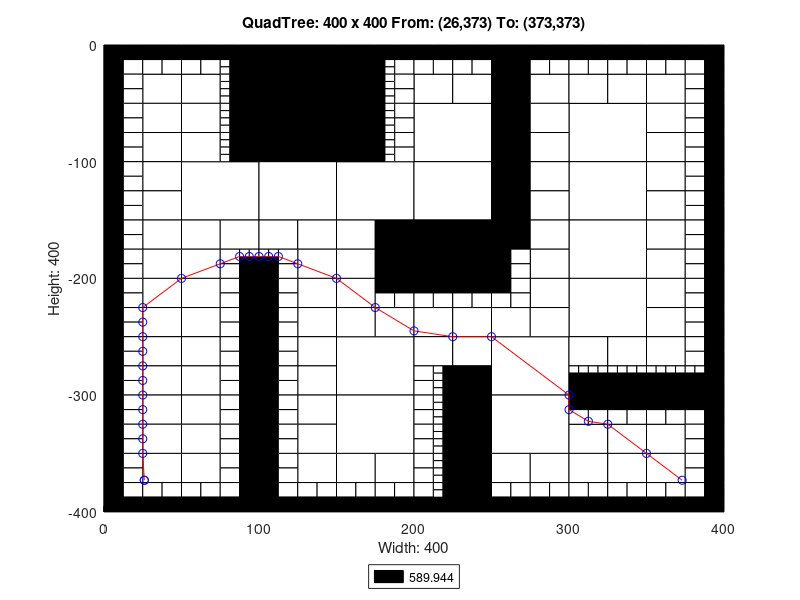

Here is the MATLAB script that generated this plot:
axis([0 400 -400 0]);
title('QuadTree: 400 x 400 From: (26,373) To: (373,373)');
xlabel('Width: 400');
ylabel('Height: 400');
rectangle('Position',[100 -50 50 50], 'FaceColor',[0 0 0]);
rectangle('Position',[100 -100 50 50], 'FaceColor',[0 0 0]);
rectangle('Position',[50 -150 50 50], 'FaceColor',[1 1 1]);
rectangle('Position',[100 -150 50 50], 'FaceColor',[1 1 1]);
rectangle('Position',[150 -150 50 50], 'FaceColor',[1 1 1]);
rectangle('Position',[200 -100 50 50], 'FaceColor',[1 1 1]);
rectangle('Position',[300 -100 50 50], 'FaceColor',[1 1 1]);
rectangle('Position',[200 -150 50 50], 'FaceColor',[1 1 1]);
rectangle('Position',[200 -200 50 50], 'FaceColor',[0 0 0]);
rectangle('Position',[300 -150 50 50], 'FaceColor',[1 1 1]);
rectangle('Position',[300 -200 50 50], 'FaceColor',[1 1 1]);
rectangle('Position',[150 -300 50 50], 'FaceColor',[1 1 1]);
rectangle('Position',[150 -350 50 50], 'FaceColor',[1 1 1]);
rectangle('Position',[250 -300 50 50], 'FaceColor',[1 1 1]);
rectangle('Position',[300 -250 50 50], 'FaceColor',[1 1 1]);
rectangle('Position',[250 -350 50 50], 'FaceColor',[1 1 1]);
rectangle('Position',[25 -50 25 25], 'FaceColor',[1 1 1]);
rectangle('Position',[50 -50 25 25], 'FaceColor',[1 1 1]);
rectangle('Position',[25 -75 25 25], 'FaceColor',[1 1 1]);
rectangle('Position',[25 -100 25 25], 'FaceColor',[1 1 1]);
rectangle('Position',[50 -75 25 25], 'FaceColor',[1 1 1]);
rectangle('Position',[50 -100 25 25], 'FaceColor',[1 1 1]);
rectangle('Position',[150 -25 25 25], 'FaceColor',[0 0 0]);
rectangle('Position',[150 -50 25 25], 'FaceColor',[0 0 0]);
rectangle('Position',[150 -75 25 25], 'FaceColor',[0 0 0]);
rectangle('Position',[150 -100 25 25], 'FaceColor',[0 0 0]);
rectangle('Position',[25 -125 25 25], 'FaceColor',[1 1 1]);
rectangle('Position',[25 -150 25 25], 'FaceColor',[1 1 1]);
rectangle('Position',[25 -175 25 25], 'FaceColor',[1 1 1]);
rectangle('Position',[25 -200 25 25], 'FaceColor',[1 1 1]);
rectangle('Position',[50 -175 25 25], 'FaceColor',[1 1 1]);
rectangle('Position',[75 -175 25 25], 'FaceColor',[1 1 1]);
rectangle('Position',[50 -200 25 25], 'FaceColor',[1 1 1]);
rectangle('Position',[100 -175 25 25], 'FaceColor',[1 1 1]);
rectangle('Position',[125 -175 25 25], 'FaceColor',[1 1 1]);
rectangle('Position',[125 -200 25 25], 'FaceColor',[1 1 1]);
rectangle('Position',[150 -175 25 25], 'FaceColor',[1 1 1]);
rectangle('Position',[175 -175 25 25], 'FaceColor',[0 0 0]);
rectangle('Position',[150 -200 25 25], 'FaceColor',[1 1 1]);
rectangle('Position',[175 -200 25 25], 'FaceColor',[0 0 0]);
rectangle('Position',[200 -50 25 25], 'FaceColor',[1 1 1]);
rectangle('Position',[225 -50 25 25], 'FaceColor',[1 1 1]);
rectangle('Position',[250 -25 25 25], 'FaceColor',[0 0 0]);
rectangle('Position',[250 -50 25 25], 'FaceColor',[0 0 0]);
rectangle('Position',[275 -50 25 25], 'FaceColor',[1 1 1]);
rectangle('Position',[250 -75 25 25], 'FaceColor',[0 0 0]);
rectangle('Position',[275 -75 25 25], 'FaceColor',[1 1 1]);
rectangle('Position',[250 -100 25 25], 'FaceColor',[0 0 0]);
rectangle('Position',[275 -100 25 25], 'FaceColor',[1 1 1]);
rectangle('Position',[300 -50 25 25], 'FaceColor',[1 1 1]);
rectangle('Position',[325 -50 25 25], 'FaceColor',[1 1 1]);
rectangle('Position',[350 -50 25 25], 'FaceColor',[1 1 1]);
rectangle('Position',[350 -75 25 25], 'FaceColor',[1 1 1]);
rectangle('Position',[350 -100 25 25], 'FaceColor',[1 1 1]);
rectangle('Position',[250 -125 25 25], 'FaceColor',[0 0 0]);
rectangle('Position',[275 -125 25 25], 'FaceColor',[1 1 1]);
rectangle('Position',[250 -150 25 25], 'FaceColor',[0 0 0]);
rectangle('Position',[275 -150 25 25], 'FaceColor',[1 1 1]);
rectangle('Position',[250 -175 25 25], 'FaceColor',[0 0 0]);
rectangle('Position',[275 -175 25 25], 'FaceColor',[1 1 1]);
rectangle('Position',[275 -200 25 25], 'FaceColor',[1 1 1]);
rectangle('Position',[350 -125 25 25], 'FaceColor',[1 1 1]);
rectangle('Position',[350 -150 25 25], 'FaceColor',[1 1 1]);
rectangle('Position',[350 -175 25 25], 'FaceColor',[1 1 1]);
rectangle('Position',[350 -200 25 25], 'FaceColor',[1 1 1]);
rectangle('Position',[25 -225 25 25], 'FaceColor',[1 1 1]);
rectangle('Position',[25 -250 25 25], 'FaceColor',[1 1 1]);
rectangle('Position',[50 -225 25 25], 'FaceColor',[1 1 1]);
rectangle('Position',[50 -250 25 25], 'FaceColor',[1 1 1]);
rectangle('Position',[25 -275 25 25], 'FaceColor',[1 1 1]);
rectangle('Position',[25 -300 25 25], 'FaceColor',[1 1 1]);
rectangle('Position',[50 -275 25 25], 'FaceColor',[1 1 1]);
rectangle('Position',[50 -300 25 25], 'FaceColor',[1 1 1]);
rectangle('Position',[125 -225 25 25], 'FaceColor',[1 1 1]);
rectangle('Position',[125 -250 25 25], 'FaceColor',[1 1 1]);
rectangle('Position',[150 -225 25 25], 'FaceColor',[1 1 1]);
rectangle('Position',[150 -250 25 25], 'FaceColor',[1 1 1]);
rectangle('Position',[175 -250 25 25], 'FaceColor',[1 1 1]);
rectangle('Position',[125 -275 25 25], 'FaceColor',[1 1 1]);
rectangle('Position',[125 -300 25 25], 'FaceColor',[1 1 1]);
rectangle('Position',[25 -325 25 25], 'FaceColor',[1 1 1]);
rectangle('Position',[25 -350 25 25], 'FaceColor',[1 1 1]);
rectangle('Position',[50 -325 25 25], 'FaceColor',[1 1 1]);
rectangle('Position',[50 -350 25 25], 'FaceColor',[1 1 1]);
rectangle('Position',[25 -375 25 25], 'FaceColor',[1 1 1]);
rectangle('Position',[50 -375 25 25], 'FaceColor',[1 1 1]);
rectangle('Position',[125 -325 25 25], 'FaceColor',[1 1 1]);
rectangle('Position',[125 -350 25 25], 'FaceColor',[1 1 1]);
rectangle('Position',[125 -375 25 25], 'FaceColor',[1 1 1]);
rectangle('Position',[150 -375 25 25], 'FaceColor',[1 1 1]);
rectangle('Position',[175 -375 25 25], 'FaceColor',[1 1 1]);
rectangle('Position',[200 -250 25 25], 'FaceColor',[1 1 1]);
rectangle('Position',[225 -250 25 25], 'FaceColor',[1 1 1]);
rectangle('Position',[275 -225 25 25], 'FaceColor',[1 1 1]);
rectangle('Position',[250 -250 25 25], 'FaceColor',[1 1 1]);
rectangle('Position',[275 -250 25 25], 'FaceColor',[1 1 1]);
rectangle('Position',[200 -275 25 25], 'FaceColor',[1 1 1]);
rectangle('Position',[225 -275 25 25], 'FaceColor',[1 1 1]);
rectangle('Position',[225 -300 25 25], 'FaceColor',[0 0 0]);
rectangle('Position',[350 -225 25 25], 'FaceColor',[1 1 1]);
rectangle('Position',[350 -250 25 25], 'FaceColor',[1 1 1]);
rectangle('Position',[300 -275 25 25], 'FaceColor',[1 1 1]);
rectangle('Position',[325 -275 25 25], 'FaceColor',[1 1 1]);
rectangle('Position',[350 -275 25 25], 'FaceColor',[1 1 1]);
rectangle('Position',[225 -325 25 25], 'FaceColor',[0 0 0]);
rectangle('Position',[225 -350 25 25], 'FaceColor',[0 0 0]);
rectangle('Position',[225 -375 25 25], 'FaceColor',[0 0 0]);
rectangle('Position',[225 -400 25 25], 'FaceColor',[0 0 0]);
rectangle('Position',[250 -375 25 25], 'FaceColor',[1 1 1]);
rectangle('Position',[275 -375 25 25], 'FaceColor',[1 1 1]);
rectangle('Position',[300 -350 25 25], 'FaceColor',[1 1 1]);
rectangle('Position',[325 -350 25 25], 'FaceColor',[1 1 1]);
rectangle('Position',[350 -350 25 25], 'FaceColor',[1 1 1]);
rectangle('Position',[300 -375 25 25], 'FaceColor',[1 1 1]);
rectangle('Position',[325 -375 25 25], 'FaceColor',[1 1 1]);
rectangle('Position',[350 -375 25 25], 'FaceColor',[1 1 1]);
rectangle('Position',[0 -12.5 12.5 12.5], 'FaceColor',[0 0 0]);
rectangle('Position',[12.5 -12.5 12.5 12.5], 'FaceColor',[0 0 0]);
rectangle('Position',[0 -25 12.5 12.5], 'FaceColor',[0 0 0]);
rectangle('Position',[12.5 -25 12.5 12.5], 'FaceColor',[1 1 1]);
rectangle('Position',[25 -12.5 12.5 12.5], 'FaceColor',[0 0 0]);
rectangle('Position',[37.5 -12.5 12.5 12.5], 'FaceColor',[0 0 0]);
rectangle('Position',[25 -25 12.5 12.5], 'FaceColor',[1 1 1]);
rectangle('Position',[37.5 -25 12.5 12.5], 'FaceColor',[1 1 1]);
rectangle('Position',[0 -37.5 12.5 12.5], 'FaceColor',[0 0 0]);
rectangle('Position',[12.5 -37.5 12.5 12.5], 'FaceColor',[1 1 1]);
rectangle('Position',[0 -50 12.5 12.5], 'FaceColor',[0 0 0]);
rectangle('Position',[12.5 -50 12.5 12.5], 'FaceColor',[1 1 1]);
rectangle('Position',[50 -12.5 12.5 12.5], 'FaceColor',[0 0 0]);
rectangle('Position',[62.5 -12.5 12.5 12.5], 'FaceColor',[0 0 0]);
rectangle('Position',[50 -25 12.5 12.5], 'FaceColor',[1 1 1]);
rectangle('Position',[62.5 -25 12.5 12.5], 'FaceColor',[1 1 1]);
rectangle('Position',[75 -12.5 12.5 12.5], 'FaceColor',[0 0 0]);
rectangle('Position',[87.5 -12.5 12.5 12.5], 'FaceColor',[0 0 0]);
rectangle('Position',[87.5 -25 12.5 12.5], 'FaceColor',[0 0 0]);
rectangle('Position',[87.5 -37.5 12.5 12.5], 'FaceColor',[0 0 0]);
rectangle('Position',[87.5 -50 12.5 12.5], 'FaceColor',[0 0 0]);
rectangle('Position',[0 -62.5 12.5 12.5], 'FaceColor',[0 0 0]);
rectangle('Position',[12.5 -62.5 12.5 12.5], 'FaceColor',[1 1 1]);
rectangle('Position',[0 -75 12.5 12.5], 'FaceColor',[0 0 0]);
rectangle('Position',[12.5 -75 12.5 12.5], 'FaceColor',[1 1 1]);
rectangle('Position',[0 -87.5 12.5 12.5], 'FaceColor',[0 0 0]);
rectangle('Position',[12.5 -87.5 12.5 12.5], 'FaceColor',[1 1 1]);
rectangle('Position',[0 -100 12.5 12.5], 'FaceColor',[0 0 0]);
rectangle('Position',[12.5 -100 12.5 12.5], 'FaceColor',[1 1 1]);
rectangle('Position',[87.5 -62.5 12.5 12.5], 'FaceColor',[0 0 0]);
rectangle('Position',[87.5 -75 12.5 12.5], 'FaceColor',[0 0 0]);
rectangle('Position',[87.5 -87.5 12.5 12.5], 'FaceColor',[0 0 0]);
rectangle('Position',[87.5 -100 12.5 12.5], 'FaceColor',[0 0 0]);
rectangle('Position',[175 -12.5 12.5 12.5], 'FaceColor',[0 0 0]);
rectangle('Position',[187.5 -12.5 12.5 12.5], 'FaceColor',[0 0 0]);
rectangle('Position',[187.5 -25 12.5 12.5], 'FaceColor',[1 1 1]);
rectangle('Position',[187.5 -37.5 12.5 12.5], 'FaceColor',[1 1 1]);
rectangle('Position',[187.5 -50 12.5 12.5], 'FaceColor',[1 1 1]);
rectangle('Position',[187.5 -62.5 12.5 12.5], 'FaceColor',[1 1 1]);
rectangle('Position',[187.5 -75 12.5 12.5], 'FaceColor',[1 1 1]);
rectangle('Position',[187.5 -87.5 12.5 12.5], 'FaceColor',[1 1 1]);
rectangle('Position',[187.5 -100 12.5 12.5], 'FaceColor',[1 1 1]);
rectangle('Position',[0 -112.5 12.5 12.5], 'FaceColor',[0 0 0]);
rectangle('Position',[12.5 -112.5 12.5 12.5], 'FaceColor',[1 1 1]);
rectangle('Position',[0 -125 12.5 12.5], 'FaceColor',[0 0 0]);
rectangle('Position',[12.5 -125 12.5 12.5], 'FaceColor',[1 1 1]);
rectangle('Position',[0 -137.5 12.5 12.5], 'FaceColor',[0 0 0]);
rectangle('Position',[12.5 -137.5 12.5 12.5], 'FaceColor',[1 1 1]);
rectangle('Position',[0 -150 12.5 12.5], 'FaceColor',[0 0 0]);
rectangle('Position',[12.5 -150 12.5 12.5], 'FaceColor',[1 1 1]);
rectangle('Position',[0 -162.5 12.5 12.5], 'FaceColor',[0 0 0]);
rectangle('Position',[12.5 -162.5 12.5 12.5], 'FaceColor',[1 1 1]);
rectangle('Position',[0 -175 12.5 12.5], 'FaceColor',[0 0 0]);
rectangle('Position',[12.5 -175 12.5 12.5], 'FaceColor',[1 1 1]);
rectangle('Position',[0 -187.5 12.5 12.5], 'FaceColor',[0 0 0]);
rectangle('Position',[12.5 -187.5 12.5 12.5], 'FaceColor',[1 1 1]);
rectangle('Position',[0 -200 12.5 12.5], 'FaceColor',[0 0 0]);
rectangle('Position',[12.5 -200 12.5 12.5], 'FaceColor',[1 1 1]);
rectangle('Position',[75 -187.5 12.5 12.5], 'FaceColor',[1 1 1]);
rectangle('Position',[75 -200 12.5 12.5], 'FaceColor',[1 1 1]);
rectangle('Position',[87.5 -200 12.5 12.5], 'FaceColor',[0 0 0]);
rectangle('Position',[112.5 -187.5 12.5 12.5], 'FaceColor',[1 1 1]);
rectangle('Position',[100 -200 12.5 12.5], 'FaceColor',[0 0 0]);
rectangle('Position',[112.5 -200 12.5 12.5], 'FaceColor',[1 1 1]);
rectangle('Position',[200 -12.5 12.5 12.5], 'FaceColor',[0 0 0]);
rectangle('Position',[212.5 -12.5 12.5 12.5], 'FaceColor',[0 0 0]);
rectangle('Position',[200 -25 12.5 12.5], 'FaceColor',[1 1 1]);
rectangle('Position',[212.5 -25 12.5 12.5], 'FaceColor',[1 1 1]);
rectangle('Position',[225 -12.5 12.5 12.5], 'FaceColor',[0 0 0]);
rectangle('Position',[237.5 -12.5 12.5 12.5], 'FaceColor',[0 0 0]);
rectangle('Position',[225 -25 12.5 12.5], 'FaceColor',[1 1 1]);
rectangle('Position',[237.5 -25 12.5 12.5], 'FaceColor',[1 1 1]);
rectangle('Position',[275 -12.5 12.5 12.5], 'FaceColor',[0 0 0]);
rectangle('Position',[287.5 -12.5 12.5 12.5], 'FaceColor',[0 0 0]);
rectangle('Position',[275 -25 12.5 12.5], 'FaceColor',[1 1 1]);
rectangle('Position',[287.5 -25 12.5 12.5], 'FaceColor',[1 1 1]);
rectangle('Position',[300 -12.5 12.5 12.5], 'FaceColor',[0 0 0]);
rectangle('Position',[312.5 -12.5 12.5 12.5], 'FaceColor',[0 0 0]);
rectangle('Position',[300 -25 12.5 12.5], 'FaceColor',[1 1 1]);
rectangle('Position',[312.5 -25 12.5 12.5], 'FaceColor',[1 1 1]);
rectangle('Position',[325 -12.5 12.5 12.5], 'FaceColor',[0 0 0]);
rectangle('Position',[337.5 -12.5 12.5 12.5], 'FaceColor',[0 0 0]);
rectangle('Position',[325 -25 12.5 12.5], 'FaceColor',[1 1 1]);
rectangle('Position',[337.5 -25 12.5 12.5], 'FaceColor',[1 1 1]);
rectangle('Position',[350 -12.5 12.5 12.5], 'FaceColor',[0 0 0]);
rectangle('Position',[362.5 -12.5 12.5 12.5], 'FaceColor',[0 0 0]);
rectangle('Position',[350 -25 12.5 12.5], 'FaceColor',[1 1 1]);
rectangle('Position',[362.5 -25 12.5 12.5], 'FaceColor',[1 1 1]);
rectangle('Position',[375 -12.5 12.5 12.5], 'FaceColor',[0 0 0]);
rectangle('Position',[387.5 -12.5 12.5 12.5], 'FaceColor',[0 0 0]);
rectangle('Position',[375 -25 12.5 12.5], 'FaceColor',[1 1 1]);
rectangle('Position',[387.5 -25 12.5 12.5], 'FaceColor',[0 0 0]);
rectangle('Position',[375 -37.5 12.5 12.5], 'FaceColor',[1 1 1]);
rectangle('Position',[387.5 -37.5 12.5 12.5], 'FaceColor',[0 0 0]);
rectangle('Position',[375 -50 12.5 12.5], 'FaceColor',[1 1 1]);
rectangle('Position',[387.5 -50 12.5 12.5], 'FaceColor',[0 0 0]);
rectangle('Position',[375 -62.5 12.5 12.5], 'FaceColor',[1 1 1]);
rectangle('Position',[387.5 -62.5 12.5 12.5], 'FaceColor',[0 0 0]);
rectangle('Position',[375 -75 12.5 12.5], 'FaceColor',[1 1 1]);
rectangle('Position',[387.5 -75 12.5 12.5], 'FaceColor',[0 0 0]);
rectangle('Position',[375 -87.5 12.5 12.5], 'FaceColor',[1 1 1]);
rectangle('Position',[387.5 -87.5 12.5 12.5], 'FaceColor',[0 0 0]);
rectangle('Position',[375 -100 12.5 12.5], 'FaceColor',[1 1 1]);
rectangle('Position',[387.5 -100 12.5 12.5], 'FaceColor',[0 0 0]);
rectangle('Position',[250 -187.5 12.5 12.5], 'FaceColor',[0 0 0]);
rectangle('Position',[262.5 -187.5 12.5 12.5], 'FaceColor',[1 1 1]);
rectangle('Position',[250 -200 12.5 12.5], 'FaceColor',[0 0 0]);
rectangle('Position',[262.5 -200 12.5 12.5], 'FaceColor',[1 1 1]);
rectangle('Position',[375 -112.5 12.5 12.5], 'FaceColor',[1 1 1]);
rectangle('Position',[387.5 -112.5 12.5 12.5], 'FaceColor',[0 0 0]);
rectangle('Position',[375 -125 12.5 12.5], 'FaceColor',[1 1 1]);
rectangle('Position',[387.5 -125 12.5 12.5], 'FaceColor',[0 0 0]);
rectangle('Position',[375 -137.5 12.5 12.5], 'FaceColor',[1 1 1]);
rectangle('Position',[387.5 -137.5 12.5 12.5], 'FaceColor',[0 0 0]);
rectangle('Position',[375 -150 12.5 12.5], 'FaceColor',[1 1 1]);
rectangle('Position',[387.5 -150 12.5 12.5], 'FaceColor',[0 0 0]);
rectangle('Position',[375 -162.5 12.5 12.5], 'FaceColor',[1 1 1]);
rectangle('Position',[387.5 -162.5 12.5 12.5], 'FaceColor',[0 0 0]);
rectangle('Position',[375 -175 12.5 12.5], 'FaceColor',[1 1 1]);
rectangle('Position',[387.5 -175 12.5 12.5], 'FaceColor',[0 0 0]);
rectangle('Position',[375 -187.5 12.5 12.5], 'FaceColor',[1 1 1]);
rectangle('Position',[387.5 -187.5 12.5 12.5], 'FaceColor',[0 0 0]);
rectangle('Position',[375 -200 12.5 12.5], 'FaceColor',[1 1 1]);
rectangle('Position',[387.5 -200 12.5 12.5], 'FaceColor',[0 0 0]);
rectangle('Position',[0 -212.5 12.5 12.5], 'FaceColor',[0 0 0]);
rectangle('Position',[12.5 -212.5 12.5 12.5], 'FaceColor',[1 1 1]);
rectangle('Position',[0 -225 12.5 12.5], 'FaceColor',[0 0 0]);
rectangle('Position',[12.5 -225 12.5 12.5], 'FaceColor',[1 1 1]);
rectangle('Position',[0 -237.5 12.5 12.5], 'FaceColor',[0 0 0]);
rectangle('Position',[12.5 -237.5 12.5 12.5], 'FaceColor',[1 1 1]);
rectangle('Position',[0 -250 12.5 12.5], 'FaceColor',[0 0 0]);
rectangle('Position',[12.5 -250 12.5 12.5], 'FaceColor',[1 1 1]);
rectangle('Position',[75 -212.5 12.5 12.5], 'FaceColor',[1 1 1]);
rectangle('Position',[87.5 -212.5 12.5 12.5], 'FaceColor',[0 0 0]);
rectangle('Position',[75 -225 12.5 12.5], 'FaceColor',[1 1 1]);
rectangle('Position',[87.5 -225 12.5 12.5], 'FaceColor',[0 0 0]);
rectangle('Position',[75 -237.5 12.5 12.5], 'FaceColor',[1 1 1]);
rectangle('Position',[87.5 -237.5 12.5 12.5], 'FaceColor',[0 0 0]);
rectangle('Position',[75 -250 12.5 12.5], 'FaceColor',[1 1 1]);
rectangle('Position',[87.5 -250 12.5 12.5], 'FaceColor',[0 0 0]);
rectangle('Position',[0 -262.5 12.5 12.5], 'FaceColor',[0 0 0]);
rectangle('Position',[12.5 -262.5 12.5 12.5], 'FaceColor',[1 1 1]);
rectangle('Position',[0 -275 12.5 12.5], 'FaceColor',[0 0 0]);
rectangle('Position',[12.5 -275 12.5 12.5], 'FaceColor',[1 1 1]);
rectangle('Position',[0 -287.5 12.5 12.5], 'FaceColor',[0 0 0]);
rectangle('Position',[12.5 -287.5 12.5 12.5], 'FaceColor',[1 1 1]);
rectangle('Position',[0 -300 12.5 12.5], 'FaceColor',[0 0 0]);
rectangle('Position',[12.5 -300 12.5 12.5], 'FaceColor',[1 1 1]);
rectangle('Position',[75 -262.5 12.5 12.5], 'FaceColor',[1 1 1]);
rectangle('Position',[87.5 -262.5 12.5 12.5], 'FaceColor',[0 0 0]);
rectangle('Position',[75 -275 12.5 12.5], 'FaceColor',[1 1 1]);
rectangle('Position',[87.5 -275 12.5 12.5], 'FaceColor',[0 0 0]);
rectangle('Position',[75 -287.5 12.5 12.5], 'FaceColor',[1 1 1]);
rectangle('Position',[87.5 -287.5 12.5 12.5], 'FaceColor',[0 0 0]);
rectangle('Position',[75 -300 12.5 12.5], 'FaceColor',[1 1 1]);
rectangle('Position',[87.5 -300 12.5 12.5], 'FaceColor',[0 0 0]);
rectangle('Position',[100 -212.5 12.5 12.5], 'FaceColor',[0 0 0]);
rectangle('Position',[112.5 -212.5 12.5 12.5], 'FaceColor',[1 1 1]);
rectangle('Position',[100 -225 12.5 12.5], 'FaceColor',[0 0 0]);
rectangle('Position',[112.5 -225 12.5 12.5], 'FaceColor',[1 1 1]);
rectangle('Position',[100 -237.5 12.5 12.5], 'FaceColor',[0 0 0]);
rectangle('Position',[112.5 -237.5 12.5 12.5], 'FaceColor',[1 1 1]);
rectangle('Position',[100 -250 12.5 12.5], 'FaceColor',[0 0 0]);
rectangle('Position',[112.5 -250 12.5 12.5], 'FaceColor',[1 1 1]);
rectangle('Position',[175 -212.5 12.5 12.5], 'FaceColor',[0 0 0]);
rectangle('Position',[187.5 -212.5 12.5 12.5], 'FaceColor',[0 0 0]);
rectangle('Position',[175 -225 12.5 12.5], 'FaceColor',[1 1 1]);
rectangle('Position',[187.5 -225 12.5 12.5], 'FaceColor',[1 1 1]);
rectangle('Position',[100 -262.5 12.5 12.5], 'FaceColor',[0 0 0]);
rectangle('Position',[112.5 -262.5 12.5 12.5], 'FaceColor',[1 1 1]);
rectangle('Position',[100 -275 12.5 12.5], 'FaceColor',[0 0 0]);
rectangle('Position',[112.5 -275 12.5 12.5], 'FaceColor',[1 1 1]);
rectangle('Position',[100 -287.5 12.5 12.5], 'FaceColor',[0 0 0]);
rectangle('Position',[112.5 -287.5 12.5 12.5], 'FaceColor',[1 1 1]);
rectangle('Position',[100 -300 12.5 12.5], 'FaceColor',[0 0 0]);
rectangle('Position',[112.5 -300 12.5 12.5], 'FaceColor',[1 1 1]);
rectangle('Position',[0 -312.5 12.5 12.5], 'FaceColor',[0 0 0]);
rectangle('Position',[12.5 -312.5 12.5 12.5], 'FaceColor',[1 1 1]);
rectangle('Position',[0 -325 12.5 12.5], 'FaceColor',[0 0 0]);
rectangle('Position',[12.5 -325 12.5 12.5], 'FaceColor',[1 1 1]);
rectangle('Position',[0 -337.5 12.5 12.5], 'FaceColor',[0 0 0]);
rectangle('Position',[12.5 -337.5 12.5 12.5], 'FaceColor',[1 1 1]);
rectangle('Position',[0 -350 12.5 12.5], 'FaceColor',[0 0 0]);
rectangle('Position',[12.5 -350 12.5 12.5], 'FaceColor',[1 1 1]);
rectangle('Position',[75 -312.5 12.5 12.5], 'FaceColor',[1 1 1]);
rectangle('Position',[87.5 -312.5 12.5 12.5], 'FaceColor',[0 0 0]);
rectangle('Position',[75 -325 12.5 12.5], 'FaceColor',[1 1 1]);
rectangle('Position',[87.5 -325 12.5 12.5], 'FaceColor',[0 0 0]);
rectangle('Position',[75 -337.5 12.5 12.5], 'FaceColor',[1 1 1]);
rectangle('Position',[87.5 -337.5 12.5 12.5], 'FaceColor',[0 0 0]);
rectangle('Position',[75 -350 12.5 12.5], 'FaceColor',[1 1 1]);
rectangle('Position',[87.5 -350 12.5 12.5], 'FaceColor',[0 0 0]);
rectangle('Position',[0 -362.5 12.5 12.5], 'FaceColor',[0 0 0]);
rectangle('Position',[12.5 -362.5 12.5 12.5], 'FaceColor',[1 1 1]);
rectangle('Position',[0 -375 12.5 12.5], 'FaceColor',[0 0 0]);
rectangle('Position',[12.5 -375 12.5 12.5], 'FaceColor',[1 1 1]);
rectangle('Position',[0 -387.5 12.5 12.5], 'FaceColor',[0 0 0]);
rectangle('Position',[12.5 -387.5 12.5 12.5], 'FaceColor',[1 1 1]);
rectangle('Position',[0 -400 12.5 12.5], 'FaceColor',[0 0 0]);
rectangle('Position',[12.5 -400 12.5 12.5], 'FaceColor',[0 0 0]);
rectangle('Position',[25 -387.5 12.5 12.5], 'FaceColor',[1 1 1]);
rectangle('Position',[37.5 -387.5 12.5 12.5], 'FaceColor',[1 1 1]);
rectangle('Position',[25 -400 12.5 12.5], 'FaceColor',[0 0 0]);
rectangle('Position',[37.5 -400 12.5 12.5], 'FaceColor',[0 0 0]);
rectangle('Position',[75 -362.5 12.5 12.5], 'FaceColor',[1 1 1]);
rectangle('Position',[87.5 -362.5 12.5 12.5], 'FaceColor',[0 0 0]);
rectangle('Position',[75 -375 12.5 12.5], 'FaceColor',[1 1 1]);
rectangle('Position',[87.5 -375 12.5 12.5], 'FaceColor',[0 0 0]);
rectangle('Position',[50 -387.5 12.5 12.5], 'FaceColor',[1 1 1]);
rectangle('Position',[62.5 -387.5 12.5 12.5], 'FaceColor',[1 1 1]);
rectangle('Position',[50 -400 12.5 12.5], 'FaceColor',[0 0 0]);
rectangle('Position',[62.5 -400 12.5 12.5], 'FaceColor',[0 0 0]);
rectangle('Position',[75 -387.5 12.5 12.5], 'FaceColor',[1 1 1]);
rectangle('Position',[87.5 -387.5 12.5 12.5], 'FaceColor',[0 0 0]);
rectangle('Position',[75 -400 12.5 12.5], 'FaceColor',[0 0 0]);
rectangle('Position',[87.5 -400 12.5 12.5], 'FaceColor',[0 0 0]);
rectangle('Position',[100 -312.5 12.5 12.5], 'FaceColor',[0 0 0]);
rectangle('Position',[112.5 -312.5 12.5 12.5], 'FaceColor',[1 1 1]);
rectangle('Position',[100 -325 12.5 12.5], 'FaceColor',[0 0 0]);
rectangle('Position',[112.5 -325 12.5 12.5], 'FaceColor',[1 1 1]);
rectangle('Position',[100 -337.5 12.5 12.5], 'FaceColor',[0 0 0]);
rectangle('Position',[112.5 -337.5 12.5 12.5], 'FaceColor',[1 1 1]);
rectangle('Position',[100 -350 12.5 12.5], 'FaceColor',[0 0 0]);
rectangle('Position',[112.5 -350 12.5 12.5], 'FaceColor',[1 1 1]);
rectangle('Position',[100 -362.5 12.5 12.5], 'FaceColor',[0 0 0]);
rectangle('Position',[112.5 -362.5 12.5 12.5], 'FaceColor',[1 1 1]);
rectangle('Position',[100 -375 12.5 12.5], 'FaceColor',[0 0 0]);
rectangle('Position',[112.5 -375 12.5 12.5], 'FaceColor',[1 1 1]);
rectangle('Position',[100 -387.5 12.5 12.5], 'FaceColor',[0 0 0]);
rectangle('Position',[112.5 -387.5 12.5 12.5], 'FaceColor',[1 1 1]);
rectangle('Position',[100 -400 12.5 12.5], 'FaceColor',[0 0 0]);
rectangle('Position',[112.5 -400 12.5 12.5], 'FaceColor',[0 0 0]);
rectangle('Position',[125 -387.5 12.5 12.5], 'FaceColor',[1 1 1]);
rectangle('Position',[137.5 -387.5 12.5 12.5], 'FaceColor',[1 1 1]);
rectangle('Position',[125 -400 12.5 12.5], 'FaceColor',[0 0 0]);
rectangle('Position',[137.5 -400 12.5 12.5], 'FaceColor',[0 0 0]);
rectangle('Position',[150 -387.5 12.5 12.5], 'FaceColor',[1 1 1]);
rectangle('Position',[162.5 -387.5 12.5 12.5], 'FaceColor',[1 1 1]);
rectangle('Position',[150 -400 12.5 12.5], 'FaceColor',[0 0 0]);
rectangle('Position',[162.5 -400 12.5 12.5], 'FaceColor',[0 0 0]);
rectangle('Position',[175 -387.5 12.5 12.5], 'FaceColor',[1 1 1]);
rectangle('Position',[187.5 -387.5 12.5 12.5], 'FaceColor',[1 1 1]);
rectangle('Position',[175 -400 12.5 12.5], 'FaceColor',[0 0 0]);
rectangle('Position',[187.5 -400 12.5 12.5], 'FaceColor',[0 0 0]);
rectangle('Position',[200 -212.5 12.5 12.5], 'FaceColor',[0 0 0]);
rectangle('Position',[212.5 -212.5 12.5 12.5], 'FaceColor',[0 0 0]);
rectangle('Position',[200 -225 12.5 12.5], 'FaceColor',[1 1 1]);
rectangle('Position',[212.5 -225 12.5 12.5], 'FaceColor',[1 1 1]);
rectangle('Position',[225 -212.5 12.5 12.5], 'FaceColor',[0 0 0]);
rectangle('Position',[237.5 -212.5 12.5 12.5], 'FaceColor',[0 0 0]);
rectangle('Position',[225 -225 12.5 12.5], 'FaceColor',[1 1 1]);
rectangle('Position',[237.5 -225 12.5 12.5], 'FaceColor',[1 1 1]);
rectangle('Position',[250 -212.5 12.5 12.5], 'FaceColor',[0 0 0]);
rectangle('Position',[262.5 -212.5 12.5 12.5], 'FaceColor',[1 1 1]);
rectangle('Position',[250 -225 12.5 12.5], 'FaceColor',[1 1 1]);
rectangle('Position',[262.5 -225 12.5 12.5], 'FaceColor',[1 1 1]);
rectangle('Position',[200 -287.5 12.5 12.5], 'FaceColor',[1 1 1]);
rectangle('Position',[200 -300 12.5 12.5], 'FaceColor',[1 1 1]);
rectangle('Position',[375 -212.5 12.5 12.5], 'FaceColor',[1 1 1]);
rectangle('Position',[387.5 -212.5 12.5 12.5], 'FaceColor',[0 0 0]);
rectangle('Position',[375 -225 12.5 12.5], 'FaceColor',[1 1 1]);
rectangle('Position',[387.5 -225 12.5 12.5], 'FaceColor',[0 0 0]);
rectangle('Position',[375 -237.5 12.5 12.5], 'FaceColor',[1 1 1]);
rectangle('Position',[387.5 -237.5 12.5 12.5], 'FaceColor',[0 0 0]);
rectangle('Position',[375 -250 12.5 12.5], 'FaceColor',[1 1 1]);
rectangle('Position',[387.5 -250 12.5 12.5], 'FaceColor',[0 0 0]);
rectangle('Position',[300 -300 12.5 12.5], 'FaceColor',[0 0 0]);
rectangle('Position',[312.5 -300 12.5 12.5], 'FaceColor',[0 0 0]);
rectangle('Position',[325 -300 12.5 12.5], 'FaceColor',[0 0 0]);
rectangle('Position',[337.5 -300 12.5 12.5], 'FaceColor',[0 0 0]);
rectangle('Position',[375 -262.5 12.5 12.5], 'FaceColor',[1 1 1]);
rectangle('Position',[387.5 -262.5 12.5 12.5], 'FaceColor',[0 0 0]);
rectangle('Position',[375 -275 12.5 12.5], 'FaceColor',[1 1 1]);
rectangle('Position',[387.5 -275 12.5 12.5], 'FaceColor',[0 0 0]);
rectangle('Position',[350 -300 12.5 12.5], 'FaceColor',[0 0 0]);
rectangle('Position',[362.5 -300 12.5 12.5], 'FaceColor',[0 0 0]);
rectangle('Position',[387.5 -287.5 12.5 12.5], 'FaceColor',[0 0 0]);
rectangle('Position',[375 -300 12.5 12.5], 'FaceColor',[0 0 0]);
rectangle('Position',[387.5 -300 12.5 12.5], 'FaceColor',[0 0 0]);
rectangle('Position',[200 -312.5 12.5 12.5], 'FaceColor',[1 1 1]);
rectangle('Position',[200 -325 12.5 12.5], 'FaceColor',[1 1 1]);
rectangle('Position',[200 -337.5 12.5 12.5], 'FaceColor',[1 1 1]);
rectangle('Position',[200 -350 12.5 12.5], 'FaceColor',[1 1 1]);
rectangle('Position',[200 -362.5 12.5 12.5], 'FaceColor',[1 1 1]);
rectangle('Position',[200 -375 12.5 12.5], 'FaceColor',[1 1 1]);
rectangle('Position',[200 -387.5 12.5 12.5], 'FaceColor',[1 1 1]);
rectangle('Position',[200 -400 12.5 12.5], 'FaceColor',[0 0 0]);
rectangle('Position',[212.5 -400 12.5 12.5], 'FaceColor',[0 0 0]);
rectangle('Position',[250 -387.5 12.5 12.5], 'FaceColor',[1 1 1]);
rectangle('Position',[262.5 -387.5 12.5 12.5], 'FaceColor',[1 1 1]);
rectangle('Position',[250 -400 12.5 12.5], 'FaceColor',[0 0 0]);
rectangle('Position',[262.5 -400 12.5 12.5], 'FaceColor',[0 0 0]);
rectangle('Position',[275 -387.5 12.5 12.5], 'FaceColor',[1 1 1]);
rectangle('Position',[287.5 -387.5 12.5 12.5], 'FaceColor',[1 1 1]);
rectangle('Position',[275 -400 12.5 12.5], 'FaceColor',[0 0 0]);
rectangle('Position',[287.5 -400 12.5 12.5], 'FaceColor',[0 0 0]);
rectangle('Position',[300 -312.5 12.5 12.5], 'FaceColor',[0 0 0]);
rectangle('Position',[312.5 -312.5 12.5 12.5], 'FaceColor',[0 0 0]);
rectangle('Position',[300 -325 12.5 12.5], 'FaceColor',[1 1 1]);
rectangle('Position',[312.5 -325 12.5 12.5], 'FaceColor',[1 1 1]);
rectangle('Position',[325 -312.5 12.5 12.5], 'FaceColor',[0 0 0]);
rectangle('Position',[337.5 -312.5 12.5 12.5], 'FaceColor',[0 0 0]);
rectangle('Position',[325 -325 12.5 12.5], 'FaceColor',[1 1 1]);
rectangle('Position',[337.5 -325 12.5 12.5], 'FaceColor',[1 1 1]);
rectangle('Position',[350 -312.5 12.5 12.5], 'FaceColor',[0 0 0]);
rectangle('Position',[362.5 -312.5 12.5 12.5], 'FaceColor',[0 0 0]);
rectangle('Position',[350 -325 12.5 12.5], 'FaceColor',[1 1 1]);
rectangle('Position',[362.5 -325 12.5 12.5], 'FaceColor',[1 1 1]);
rectangle('Position',[375 -312.5 12.5 12.5], 'FaceColor',[0 0 0]);
rectangle('Position',[387.5 -312.5 12.5 12.5], 'FaceColor',[0 0 0]);
rectangle('Position',[375 -325 12.5 12.5], 'FaceColor',[1 1 1]);
rectangle('Position',[387.5 -325 12.5 12.5], 'FaceColor',[0 0 0]);
rectangle('Position',[375 -337.5 12.5 12.5], 'FaceColor',[1 1 1]);
rectangle('Position',[387.5 -337.5 12.5 12.5], 'FaceColor',[0 0 0]);
rectangle('Position',[375 -350 12.5 12.5], 'FaceColor',[1 1 1]);
rectangle('Position',[387.5 -350 12.5 12.5], 'FaceColor',[0 0 0]);
rectangle('Position',[300 -387.5 12.5 12.5], 'FaceColor',[1 1 1]);
rectangle('Position',[312.5 -387.5 12.5 12.5], 'FaceColor',[1 1 1]);
rectangle('Position',[300 -400 12.5 12.5], 'FaceColor',[0 0 0]);
rectangle('Position',[312.5 -400 12.5 12.5], 'FaceColor',[0 0 0]);
rectangle('Position',[325 -387.5 12.5 12.5], 'FaceColor',[1 1 1]);
rectangle('Position',[337.5 -387.5 12.5 12.5], 'FaceColor',[1 1 1]);
rectangle('Position',[325 -400 12.5 12.5], 'FaceColor',[0 0 0]);
rectangle('Position',[337.5 -400 12.5 12.5], 'FaceColor',[0 0 0]);
rectangle('Position',[375 -362.5 12.5 12.5], 'FaceColor',[1 1 1]);
rectangle('Position',[387.5 -362.5 12.5 12.5], 'FaceColor',[0 0 0]);
rectangle('Position',[375 -375 12.5 12.5], 'FaceColor',[1 1 1]);
rectangle('Position',[387.5 -375 12.5 12.5], 'FaceColor',[0 0 0]);
rectangle('Position',[350 -387.5 12.5 12.5], 'FaceColor',[1 1 1]);
rectangle('Position',[362.5 -387.5 12.5 12.5], 'FaceColor',[1 1 1]);
rectangle('Position',[350 -400 12.5 12.5], 'FaceColor',[0 0 0]);
rectangle('Position',[362.5 -400 12.5 12.5], 'FaceColor',[0 0 0]);
rectangle('Position',[375 -387.5 12.5 12.5], 'FaceColor',[1 1 1]);
rectangle('Position',[387.5 -387.5 12.5 12.5], 'FaceColor',[0 0 0]);
rectangle('Position',[375 -400 12.5 12.5], 'FaceColor',[0 0 0]);
rectangle('Position',[387.5 -400 12.5 12.5], 'FaceColor',[0 0 0]);
rectangle('Position',[75 -18.75 6.25 6.25], 'FaceColor',[1 1 1]);
rectangle('Position',[81.25 -18.75 6.25 6.25], 'FaceColor',[0 0 0]);
rectangle('Position',[75 -25 6.25 6.25], 'FaceColor',[1 1 1]);
rectangle('Position',[81.25 -25 6.25 6.25], 'FaceColor',[0 0 0]);
rectangle('Position',[75 -31.25 6.25 6.25], 'FaceColor',[1 1 1]);
rectangle('Position',[81.25 -31.25 6.25 6.25], 'FaceColor',[0 0 0]);
rectangle('Position',[75 -37.5 6.25 6.25], 'FaceColor',[1 1 1]);
rectangle('Position',[81.25 -37.5 6.25 6.25], 'FaceColor',[0 0 0]);
rectangle('Position',[75 -43.75 6.25 6.25], 'FaceColor',[1 1 1]);
rectangle('Position',[81.25 -43.75 6.25 6.25], 'FaceColor',[0 0 0]);
rectangle('Position',[75 -50 6.25 6.25], 'FaceColor',[1 1 1]);
rectangle('Position',[81.25 -50 6.25 6.25], 'FaceColor',[0 0 0]);
rectangle('Position',[75 -56.25 6.25 6.25], 'FaceColor',[1 1 1]);
rectangle('Position',[81.25 -56.25 6.25 6.25], 'FaceColor',[0 0 0]);
rectangle('Position',[75 -62.5 6.25 6.25], 'FaceColor',[1 1 1]);
rectangle('Position',[81.25 -62.5 6.25 6.25], 'FaceColor',[0 0 0]);
rectangle('Position',[75 -68.75 6.25 6.25], 'FaceColor',[1 1 1]);
rectangle('Position',[81.25 -68.75 6.25 6.25], 'FaceColor',[0 0 0]);
rectangle('Position',[75 -75 6.25 6.25], 'FaceColor',[1 1 1]);
rectangle('Position',[81.25 -75 6.25 6.25], 'FaceColor',[0 0 0]);
rectangle('Position',[75 -81.25 6.25 6.25], 'FaceColor',[1 1 1]);
rectangle('Position',[81.25 -81.25 6.25 6.25], 'FaceColor',[0 0 0]);
rectangle('Position',[75 -87.5 6.25 6.25], 'FaceColor',[1 1 1]);
rectangle('Position',[81.25 -87.5 6.25 6.25], 'FaceColor',[0 0 0]);
rectangle('Position',[75 -93.75 6.25 6.25], 'FaceColor',[1 1 1]);
rectangle('Position',[81.25 -93.75 6.25 6.25], 'FaceColor',[0 0 0]);
rectangle('Position',[75 -100 6.25 6.25], 'FaceColor',[1 1 1]);
rectangle('Position',[81.25 -100 6.25 6.25], 'FaceColor',[0 0 0]);
rectangle('Position',[175 -18.75 6.25 6.25], 'FaceColor',[0 0 0]);
rectangle('Position',[181.25 -18.75 6.25 6.25], 'FaceColor',[1 1 1]);
rectangle('Position',[175 -25 6.25 6.25], 'FaceColor',[0 0 0]);
rectangle('Position',[181.25 -25 6.25 6.25], 'FaceColor',[1 1 1]);
rectangle('Position',[175 -31.25 6.25 6.25], 'FaceColor',[0 0 0]);
rectangle('Position',[181.25 -31.25 6.25 6.25], 'FaceColor',[1 1 1]);
rectangle('Position',[175 -37.5 6.25 6.25], 'FaceColor',[0 0 0]);
rectangle('Position',[181.25 -37.5 6.25 6.25], 'FaceColor',[1 1 1]);
rectangle('Position',[175 -43.75 6.25 6.25], 'FaceColor',[0 0 0]);
rectangle('Position',[181.25 -43.75 6.25 6.25], 'FaceColor',[1 1 1]);
rectangle('Position',[175 -50 6.25 6.25], 'FaceColor',[0 0 0]);
rectangle('Position',[181.25 -50 6.25 6.25], 'FaceColor',[1 1 1]);
rectangle('Position',[175 -56.25 6.25 6.25], 'FaceColor',[0 0 0]);
rectangle('Position',[181.25 -56.25 6.25 6.25], 'FaceColor',[1 1 1]);
rectangle('Position',[175 -62.5 6.25 6.25], 'FaceColor',[0 0 0]);
rectangle('Position',[181.25 -62.5 6.25 6.25], 'FaceColor',[1 1 1]);
rectangle('Position',[175 -68.75 6.25 6.25], 'FaceColor',[0 0 0]);
rectangle('Position',[181.25 -68.75 6.25 6.25], 'FaceColor',[1 1 1]);
rectangle('Position',[175 -75 6.25 6.25], 'FaceColor',[0 0 0]);
rectangle('Position',[181.25 -75 6.25 6.25], 'FaceColor',[1 1 1]);
rectangle('Position',[175 -81.25 6.25 6.25], 'FaceColor',[0 0 0]);
rectangle('Position',[181.25 -81.25 6.25 6.25], 'FaceColor',[1 1 1]);
rectangle('Position',[175 -87.5 6.25 6.25], 'FaceColor',[0 0 0]);
rectangle('Position',[181.25 -87.5 6.25 6.25], 'FaceColor',[1 1 1]);
rectangle('Position',[175 -93.75 6.25 6.25], 'FaceColor',[0 0 0]);
rectangle('Position',[181.25 -93.75 6.25 6.25], 'FaceColor',[1 1 1]);
rectangle('Position',[175 -100 6.25 6.25], 'FaceColor',[0 0 0]);
rectangle('Position',[181.25 -100 6.25 6.25], 'FaceColor',[1 1 1]);
rectangle('Position',[87.5 -181.25 6.25 6.25], 'FaceColor',[1 1 1]);
rectangle('Position',[93.75 -181.25 6.25 6.25], 'FaceColor',[1 1 1]);
rectangle('Position',[87.5 -187.5 6.25 6.25], 'FaceColor',[0 0 0]);
rectangle('Position',[93.75 -187.5 6.25 6.25], 'FaceColor',[0 0 0]);
rectangle('Position',[100 -181.25 6.25 6.25], 'FaceColor',[1 1 1]);
rectangle('Position',[106.25 -181.25 6.25 6.25], 'FaceColor',[1 1 1]);
rectangle('Position',[100 -187.5 6.25 6.25], 'FaceColor',[0 0 0]);
rectangle('Position',[106.25 -187.5 6.25 6.25], 'FaceColor',[0 0 0]);
rectangle('Position',[212.5 -281.25 6.25 6.25], 'FaceColor',[1 1 1]);
rectangle('Position',[218.75 -281.25 6.25 6.25], 'FaceColor',[0 0 0]);
rectangle('Position',[212.5 -287.5 6.25 6.25], 'FaceColor',[1 1 1]);
rectangle('Position',[218.75 -287.5 6.25 6.25], 'FaceColor',[0 0 0]);
rectangle('Position',[212.5 -293.75 6.25 6.25], 'FaceColor',[1 1 1]);
rectangle('Position',[218.75 -293.75 6.25 6.25], 'FaceColor',[0 0 0]);
rectangle('Position',[212.5 -300 6.25 6.25], 'FaceColor',[1 1 1]);
rectangle('Position',[218.75 -300 6.25 6.25], 'FaceColor',[0 0 0]);
rectangle('Position',[300 -281.25 6.25 6.25], 'FaceColor',[1 1 1]);
rectangle('Position',[306.25 -281.25 6.25 6.25], 'FaceColor',[1 1 1]);
rectangle('Position',[300 -287.5 6.25 6.25], 'FaceColor',[0 0 0]);
rectangle('Position',[306.25 -287.5 6.25 6.25], 'FaceColor',[0 0 0]);
rectangle('Position',[312.5 -281.25 6.25 6.25], 'FaceColor',[1 1 1]);
rectangle('Position',[318.75 -281.25 6.25 6.25], 'FaceColor',[1 1 1]);
rectangle('Position',[312.5 -287.5 6.25 6.25], 'FaceColor',[0 0 0]);
rectangle('Position',[318.75 -287.5 6.25 6.25], 'FaceColor',[0 0 0]);
rectangle('Position',[325 -281.25 6.25 6.25], 'FaceColor',[1 1 1]);
rectangle('Position',[331.25 -281.25 6.25 6.25], 'FaceColor',[1 1 1]);
rectangle('Position',[325 -287.5 6.25 6.25], 'FaceColor',[0 0 0]);
rectangle('Position',[331.25 -287.5 6.25 6.25], 'FaceColor',[0 0 0]);
rectangle('Position',[337.5 -281.25 6.25 6.25], 'FaceColor',[1 1 1]);
rectangle('Position',[343.75 -281.25 6.25 6.25], 'FaceColor',[1 1 1]);
rectangle('Position',[337.5 -287.5 6.25 6.25], 'FaceColor',[0 0 0]);
rectangle('Position',[343.75 -287.5 6.25 6.25], 'FaceColor',[0 0 0]);
rectangle('Position',[350 -281.25 6.25 6.25], 'FaceColor',[1 1 1]);
rectangle('Position',[356.25 -281.25 6.25 6.25], 'FaceColor',[1 1 1]);
rectangle('Position',[350 -287.5 6.25 6.25], 'FaceColor',[0 0 0]);
rectangle('Position',[356.25 -287.5 6.25 6.25], 'FaceColor',[0 0 0]);
rectangle('Position',[362.5 -281.25 6.25 6.25], 'FaceColor',[1 1 1]);
rectangle('Position',[368.75 -281.25 6.25 6.25], 'FaceColor',[1 1 1]);
rectangle('Position',[362.5 -287.5 6.25 6.25], 'FaceColor',[0 0 0]);
rectangle('Position',[368.75 -287.5 6.25 6.25], 'FaceColor',[0 0 0]);
rectangle('Position',[375 -281.25 6.25 6.25], 'FaceColor',[1 1 1]);
rectangle('Position',[381.25 -281.25 6.25 6.25], 'FaceColor',[1 1 1]);
rectangle('Position',[375 -287.5 6.25 6.25], 'FaceColor',[0 0 0]);
rectangle('Position',[381.25 -287.5 6.25 6.25], 'FaceColor',[0 0 0]);
rectangle('Position',[212.5 -306.25 6.25 6.25], 'FaceColor',[1 1 1]);
rectangle('Position',[218.75 -306.25 6.25 6.25], 'FaceColor',[0 0 0]);
rectangle('Position',[212.5 -312.5 6.25 6.25], 'FaceColor',[1 1 1]);
rectangle('Position',[218.75 -312.5 6.25 6.25], 'FaceColor',[0 0 0]);
rectangle('Position',[212.5 -318.75 6.25 6.25], 'FaceColor',[1 1 1]);
rectangle('Position',[218.75 -318.75 6.25 6.25], 'FaceColor',[0 0 0]);
rectangle('Position',[212.5 -325 6.25 6.25], 'FaceColor',[1 1 1]);
rectangle('Position',[218.75 -325 6.25 6.25], 'FaceColor',[0 0 0]);
rectangle('Position',[212.5 -331.25 6.25 6.25], 'FaceColor',[1 1 1]);
rectangle('Position',[218.75 -331.25 6.25 6.25], 'FaceColor',[0 0 0]);
rectangle('Position',[212.5 -337.5 6.25 6.25], 'FaceColor',[1 1 1]);
rectangle('Position',[218.75 -337.5 6.25 6.25], 'FaceColor',[0 0 0]);
rectangle('Position',[212.5 -343.75 6.25 6.25], 'FaceColor',[1 1 1]);
rectangle('Position',[218.75 -343.75 6.25 6.25], 'FaceColor',[0 0 0]);
rectangle('Position',[212.5 -350 6.25 6.25], 'FaceColor',[1 1 1]);
rectangle('Position',[218.75 -350 6.25 6.25], 'FaceColor',[0 0 0]);
rectangle('Position',[212.5 -356.25 6.25 6.25], 'FaceColor',[1 1 1]);
rectangle('Position',[218.75 -356.25 6.25 6.25], 'FaceColor',[0 0 0]);
rectangle('Position',[212.5 -362.5 6.25 6.25], 'FaceColor',[1 1 1]);
rectangle('Position',[218.75 -362.5 6.25 6.25], 'FaceColor',[0 0 0]);
rectangle('Position',[212.5 -368.75 6.25 6.25], 'FaceColor',[1 1 1]);
rectangle('Position',[218.75 -368.75 6.25 6.25], 'FaceColor',[0 0 0]);
rectangle('Position',[212.5 -375 6.25 6.25], 'FaceColor',[1 1 1]);
rectangle('Position',[218.75 -375 6.25 6.25], 'FaceColor',[0 0 0]);
rectangle('Position',[212.5 -381.25 6.25 6.25], 'FaceColor',[1 1 1]);
rectangle('Position',[218.75 -381.25 6.25 6.25], 'FaceColor',[0 0 0]);
rectangle('Position',[212.5 -387.5 6.25 6.25], 'FaceColor',[1 1 1]);
rectangle('Position',[218.75 -387.5 6.25 6.25], 'FaceColor',[0 0 0]);
X=[373,350,325,312.5,300,300,250,225,200,175,150,125,112.5,106.25,100,93.75,87.5,75,50,25,25,25,25,25,25,25,25,25,25,25,26,26];
Y=[-373,-350,-325,-322.5,-312.5,-300,-250,-250,-245,-225,-200,-187.5,-181.25,-181.25,-181.25,-181.25,-181.25,-187.5,-200,-225,-237.5,-250,-262.5,-275,-287.5,-300,-312.5,-325,-337.5,-350,-373,-373];
hold on;
plot(X,Y,'r');
plot(X,Y,'bo');
legend('589.944','Location','southoutside');
